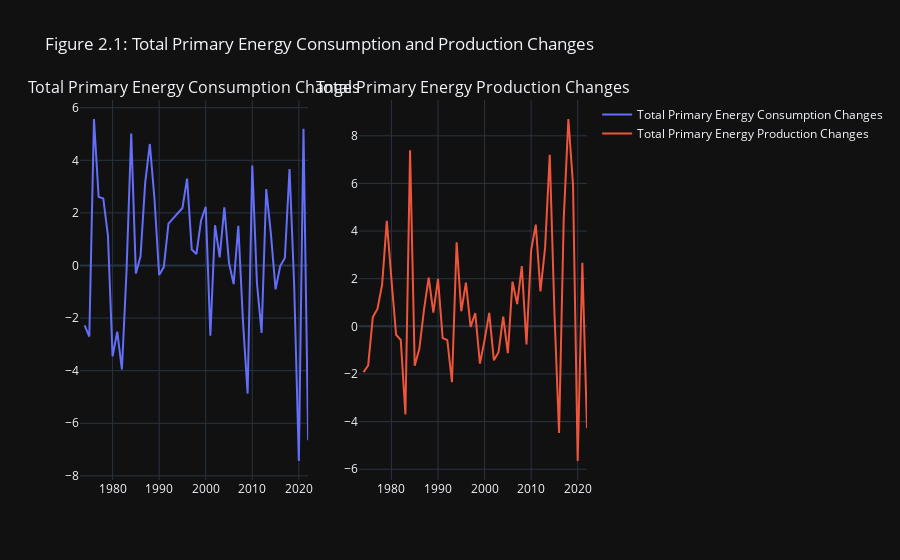

The notebook cell this image was saved under:
### Code cell
fig_primary_con_prod_changes = make_subplots(rows=1, cols=2, subplot_titles=('Total Primary Energy Consumption Changes', 'Total Primary Energy Production Changes'))
fig_primary_con_prod_changes.add_trace(go.Scatter(x=con_type_trend_year.index, y=con_type_trend_year['Total Primary Energy Consumption Changes '], name='Total Primary Energy Consumption Changes'), row=1, col=1)
fig_primary_con_prod_changes.add_trace(go.Scatter(x=prod_type_trend_year.index, y=prod_type_trend_year['Total Primary Energy Production Changes '], name='Total Primary Energy Production Changes'), row=1, col=2)
fig_primary_con_prod_changes = fig_primary_con_prod_changes.update_layout(title=' Figure 2.1: Total Primary Energy Consumption and Production Changes')
fig_primary_con_prod_changes.show()

### Figure 1 — Plotly figure (JSON) as saved in the notebook; plotly's stock layout.template omitted (floating-point values rounded to 4 significant figures)
{"data": [{"name": "Total Primary Energy Consumption Changes", "type": "scatter", "x": [1973, 1974, 1975, 1976, 1977, 1978, 1979, 1980, 1981, 1982, 1983, 1984, 1985, 1986, 1987, 1988, 1989, 1990, 1991, 1992, 1993, 1994, 1995, 1996, 1997, 1998, 1999, 2000, 2001, 2002, 2003, 2004, 2005, 2006, 2007, 2008, 2009, 2010, 2011, 2012, 2013, 2014, 2015, 2016, 2017, 2018, 2019, 2020, 2021, 2022], "xaxis": "x", "y": [null, -2.277, -2.702, 5.571, 2.61, 2.548, 1.134, -3.457, -2.519, -3.953, -0.1795, 5.014, -0.309, 0.3468, 3.145, 4.621, 2.517, -0.3622, -0.06203, 1.594, 1.798, 1.968, 2.189, 3.303, 0.6094, 0.437, 1.712, 2.235, -2.674, 1.532, 0.307, 2.216, 0.09927, -0.7092, 1.511, -2.12, -4.872, 3.801, -0.6585, -2.566, 2.907, 1.201, -0.9082, -0.02341, 0.2827, 3.67, -0.7528, -7.435, 5.2, -6.642], "yaxis": "y"}, {"name": "Total Primary Energy Production Changes", "type": "scatter", "x": [1973, 1974, 1975, 1976, 1977, 1978, 1979, 1980, 1981, 1982, 1983, 1984, 1985, 1986, 1987, 1988, 1989, 1990, 1991, 1992, 1993, 1994, 1995, 1996, 1997, 1998, 1999, 2000, 2001, 2002, 2003, 2004, 2005, 2006, 2007, 2008, 2009, 2010, 2011, 2012, 2013, 2014, 2015, 2016, 2017, 2018, 2019, 2020, 2021, 2022], "xaxis": "x2", "y": [null, -1.924, -1.645, 0.3901, 0.7328, 1.754, 4.426, 1.969, -0.3548, -0.5718, -3.698, 7.388, -1.654, -0.9326, 0.7103, 2.049, 0.5733, 1.996, -0.4903, -0.5782, -2.348, 3.531, 0.6311, 1.836, -0.02089, 0.5611, -1.566, -0.579, 0.568, -1.426, -1.088, 0.4075, -1.129, 1.875, 0.9347, 2.533, -0.756, 3.191, 4.271, 1.47, 3.293, 7.2, 0.6084, -4.477, 4.493, 8.705, 5.933, -5.654, 2.669, -4.275], "yaxis": "y2"}], "layout": {"annotations": [{"font": {"size": 16}, "showarrow": false, "text": "Total Primary Energy Consumption Changes", "x": 0.225, "xanchor": "center", "xref": "paper", "y": 1, "yanchor": "bottom", "yref": "paper"}, {"font": {"size": 16}, "showarrow": false, "text": "Total Primary Energy Production Changes", "x": 0.775, "xanchor": "center", "xref": "paper", "y": 1, "yanchor": "bottom", "yref": "paper"}], "title": {"text": " Figure 2.1: Total Primary Energy Consumption and Production Changes"}, "xaxis": {"anchor": "y", "domain": [0, 0.45]}, "xaxis2": {"anchor": "y2", "domain": [0.55, 1]}, "yaxis": {"anchor": "x", "domain": [0, 1]}, "yaxis2": {"anchor": "x2", "domain": [0, 1]}}}
